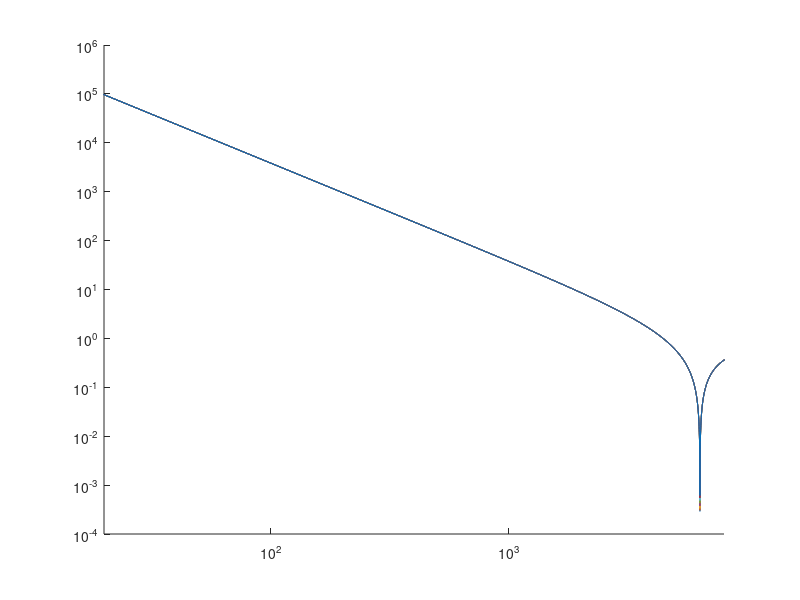

This chart was generated by the following MATLAB code: (Note: this script raises an error after producing the figure.)
%%
%<<<<<<<<<<<<<<<<<<<<<<<<<<<<<<<<<<<<<<<<<<<<<<<<<<<<<<<<<
% Modello matematico per i campioni di piccole dimensioni
%<<<<<<<<<<<<<<<<<<<<<<<<<<<<<<<<<<<<<<<<<<<<<<<<<<<<<<<<<

clear all
%close all

    f=[10:80000];                                                                                                                                                                                                                                                                                                                                                                                                                                                                                                                                                                                                                                                                                                                                           f=2:800000;
    f=2*pi.*f;


for a=0.1:0.5:4

    m1=0.6;
    m2=1.534532;
%   s=0.10*0.097;



    k1=0.98*1e9*0.04;
    k2=300e9*0.008;

    c1=a*1;
    c2=0.03;

    k12=-k2;
    k11=k1+k2;
    k22=k2;
    k21=k12;

    A = (-k21+ 1i*f*c2) ./ (-m1*f.^2 + k11 - 1i*f*(c1+c2));
    A2 = (-k21- 1i*f*c2) ./ (m1*f.^2 + k11 - 1i*f*(c1+c2));
    displacement = -f.^2*m2 + k22*A- 1i.*f.*c2.*(A-1);
    Dmass   = (-f.^2*m2 + k22+k12*A2 - 1i.*f.*c2.*(A-1)) ./  f.^2;
    Dmass2 = (+f.^2*m2 + k22+ k12*A2 +1i.*f.*c2.*(A2-1)) ./  f.^2;

    figure (202)
    set(gca, 'XScale', 'log')
    hold on
    plot (f, abs(Dmass))
    %plot (f, abs(Dmass2))

    xlim([20, 8000])
end
set(gca, 'XScale', 'log'),set(gca, 'YScale', 'log')
hold off

%%
puppa